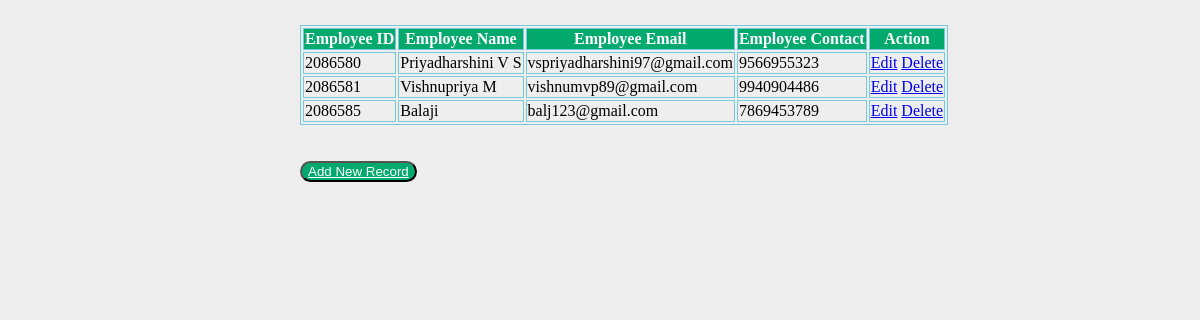
The page /show on the database its author committed.
### employee/models.py (models this page shows, shortened)
class Employee(models.Model):
    eid = models.CharField(max_length=20)
    ename = models.CharField(max_length=100)
    eemail = models.EmailField()
    econtact = models.CharField(max_length=15)
    class Meta:
        db_table = "employee"

### employee/views.py (the view)
# urls.py: path('show',views.show),
def show(request):
    employees = Employee.objects.all()
    return render(request,"show.html",{'employees':employees})

### employee/templates/show.html (shortened to what this page needs)
<!DOCTYPE html>
<html lang="en">
<head>
    {% load static %}
    <link rel="stylesheet" href="{% static 'css/style.css' %}">
</head>
<body>
    <table>
        <thead>
            <tr>
                <th>Employee ID</th>
                <th>Employee Name</th>
                <th>Employee Email</th>
                <th>Employee Contact</th>
                <th>Action</th>
            </tr>
        </thead>
        <tbody>
            {% for employee in employees %}
            <tr>
                <td>{{ employee.eid }}</td>
                <td>{{employee.ename}}</td>
                <td>{{employee.eemail}}</td>
                <td>{{employee.econtact}}</td>
                <td>
                    <a href="/edit/{{ employee.id }}">Edit</a>
                    <a href="/delete/{{employee.id}}">Delete</a>
                </td>
            </tr>
            {% endfor %}
        </tbody>
    </table>
    <br>
    <br>
    <button><a style="color:white;" href="/emp">Add New Record</a></button>
</body>
</html>

### employee/static/css/style.css (style rules this page uses)
body { background: #eee; height: 100%; margin: 25px 0; padding-left: 300px; }
table, th, td { border: 1px solid rgb(118, 200, 221); }
th { background-color: #04AA6D; color: white; }
button { border-radius: 12px; color: aqua; background-color: #04AA6D; cursor: pointer; }

### rows shown on the page
Employee: eid "2086580", ename "Priyadharshini V S", eemail "vspriyadharshini97@gmail.com", econtact "9566955323"
Employee: eid "2086581", ename "Vishnupriya M", eemail "vishnumvp89@gmail.com", econtact "9940904486"
Employee: eid "2086585", ename "Balaji", eemail "balj123@gmail.com", econtact "7869453789"
